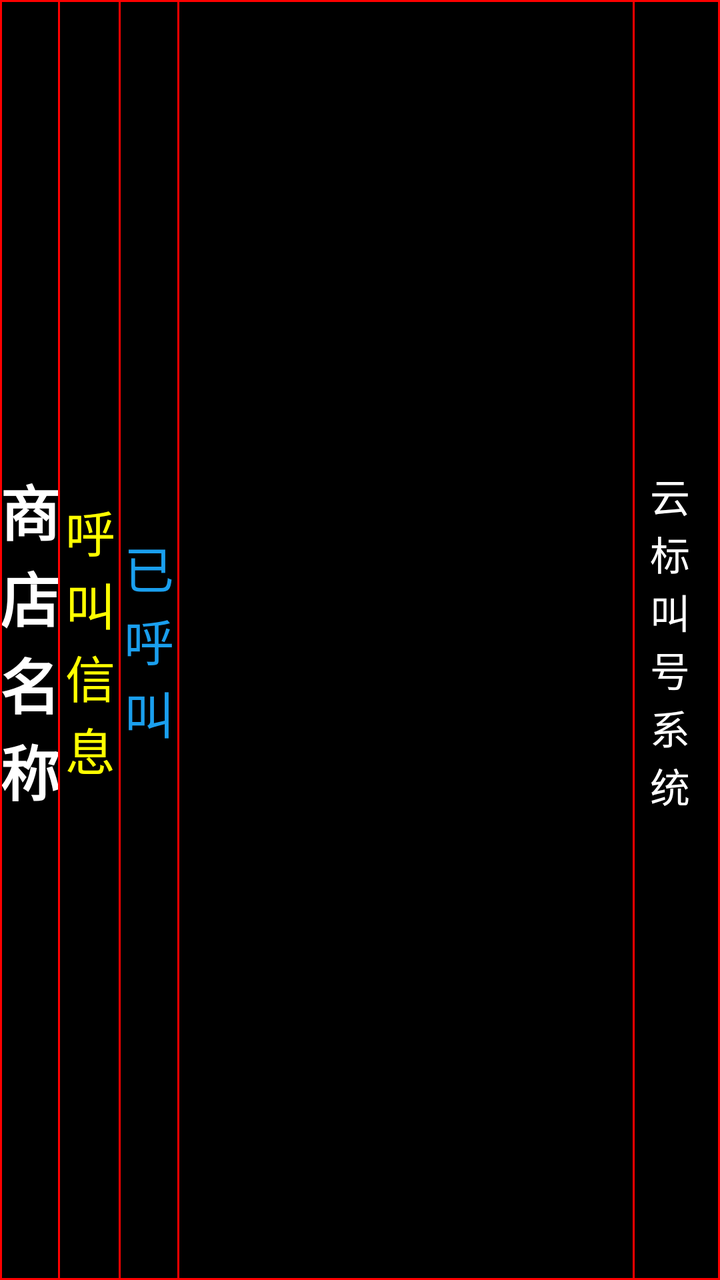
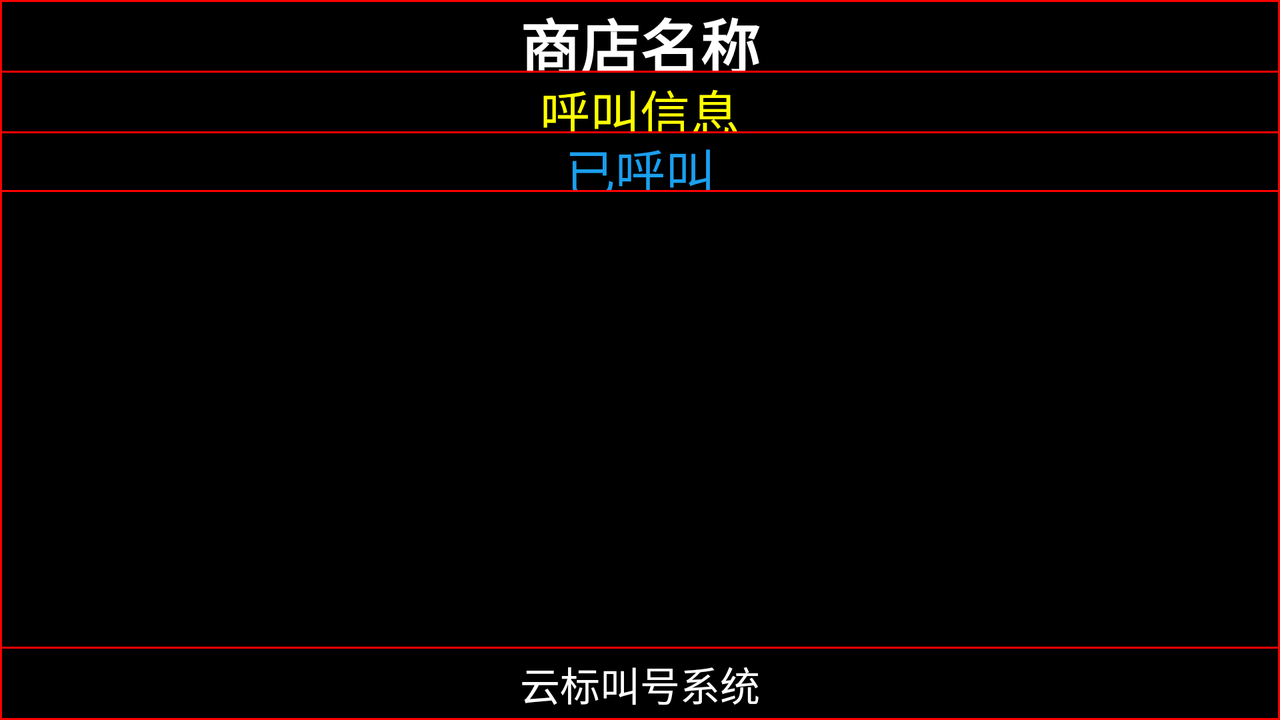

Compare how this app lays out the same screen by default and in its alternative resource folder. The renders come first, then the two layout files and the values they reference.
<!-- AndroidManifest.xml: application theme AppTheme -->
<!-- res/layout/call_queue_layout.xml -->
<?xml version="1.0" encoding="utf-8"?>
<LinearLayout xmlns:android="http://schemas.android.com/apk/res/android"
    android:layout_width="match_parent"
    android:layout_height="match_parent"
    android:background="@drawable/call_queue_style"
    android:orientation="horizontal"
    android:weightSum="10">

    <RelativeLayout
        android:layout_width="0dp"
        android:layout_height="match_parent"
        android:layout_gravity="center"
        android:layout_marginLeft="@dimen/call_queue_layout_margin_view"
        android:layout_weight="0.8">

        <TextView
            android:id="@+id/tv_call_queue_top"
            android:layout_width="wrap_content"
            android:layout_height="match_parent"
            android:layout_centerHorizontal="true"
            android:ems="1"
            android:gravity="center"
            android:text="商店名称"
            android:textColor="@color/white"
            android:textSize="30sp"
            android:textStyle="bold" />
    </RelativeLayout>

    <View
        android:layout_width="1dp"
        android:layout_height="match_parent"
        android:layout_marginBottom="@dimen/call_queue_layout_margin_view"
        android:layout_marginTop="@dimen/call_queue_layout_margin_view"
        android:background="@color/red" />

    <RelativeLayout
        android:layout_width="0dp"
        android:layout_height="match_parent"
        android:layout_marginLeft="@dimen/call_queue_layout_margin_view"
        android:layout_weight="0.8">

        <TextView
            android:id="@+id/tv_call_queue_current"
            android:layout_width="wrap_content"
            android:layout_height="match_parent"
            android:layout_centerHorizontal="true"
            android:ems="1"
            android:gravity="center"
            android:text="@string/call_queue_message"
            android:textColor="@color/yellow"
            android:textSize="25sp" />
    </RelativeLayout>

    <View
        android:layout_width="1dp"
        android:layout_height="match_parent"
        android:layout_marginBottom="@dimen/call_queue_layout_margin_view"
        android:layout_marginTop="@dimen/call_queue_layout_margin_view"
        android:background="@color/red" />

    <RelativeLayout
        android:layout_width="0dp"
        android:layout_height="match_parent"
        android:layout_weight="0.8">

        <TextView
            android:layout_width="wrap_content"
            android:layout_height="match_parent"
            android:layout_centerHorizontal="true"
            android:gravity="center"
            android:maxEms="1"
            android:text="@string/call_queue_status"
            android:textColor="@color/blue_btn"
            android:textSize="25sp" />
    </RelativeLayout>

    <View
        android:layout_width="1dp"
        android:layout_height="match_parent"
        android:layout_marginBottom="@dimen/call_queue_layout_margin_view"
        android:layout_marginTop="@dimen/call_queue_layout_margin_view"
        android:background="@color/red" />

    <android.support.v7.widget.RecyclerView
        android:id="@+id/call_queue_recycle"
        android:layout_width="0dp"
        android:layout_height="match_parent"
        android:layout_gravity="center"
        android:layout_marginBottom="10dp"
        android:layout_marginTop="10dp"
        android:layout_weight="6.4" />

    <View
        android:layout_width="1dp"
        android:layout_height="match_parent"
        android:layout_marginBottom="@dimen/call_queue_layout_margin_view"
        android:layout_marginTop="@dimen/call_queue_layout_margin_view"
        android:background="@color/red" />

    <TextView
        android:id="@+id/call_queue_tv_adver"
        android:layout_width="0dp"
        android:layout_height="match_parent"
        android:layout_weight="1"
        android:gravity="center"
        android:text="云标叫号系统"
        android:textColor="@color/white"
        android:textSize="20sp" />

</LinearLayout>
<!-- resources referenced by this layout -->
<resources>
  <color name="blue_btn">#1a9fee</color>
  <color name="red">#ff0000</color>
  <color name="white">#FFFFFF</color>
  <color name="yellow">#ffff00</color>
  <dimen name="call_queue_layout_margin_view">1dp</dimen>
  <!-- drawable call_queue_style (drawable) -->
  <?xml version="1.0" encoding="utf-8"?>
  <shape xmlns:android="http://schemas.android.com/apk/res/android"
      android:shape="rectangle"
      >
      <stroke
          android:width="@dimen/call_queue_layout_margin_view"
          android:color="@color/red"/>
      <solid android:color="@color/black" />
  </shape>
  <string name="call_queue_message">呼叫信息</string>
  <string name="call_queue_status">已呼叫</string>
  <style name="AppTheme" parent="android:Theme.Light.NoTitleBar.Fullscreen">
          <item name="android:windowIsTranslucent">true</item>
      </style>
  <color name="black">#000000</color>
</resources>
<!-- res/layout-land/call_queue_layout.xml (the repository's variant of the layout above) -->
<!-- drawn on the phone turned sideways -->
<?xml version="1.0" encoding="utf-8"?>
<LinearLayout xmlns:android="http://schemas.android.com/apk/res/android"
    android:layout_width="match_parent"
    android:layout_height="match_parent"
    android:background="@drawable/call_queue_style"
    android:weightSum="10"
    android:orientation="vertical">

    <TextView
        android:id="@+id/tv_call_queue_top"
        android:text="商店名称"
        android:textSize="30sp"
        android:gravity="center"
        android:layout_width="match_parent"
        android:layout_height="0dp"
        android:layout_weight="1"
        android:textColor="@color/white"
        android:textStyle="bold"
        />

    <View
        android:layout_width="match_parent"
        android:layout_height="1dp"
        android:background="@color/red"
        android:layout_marginLeft="@dimen/call_queue_layout_margin_view"
        android:layout_marginRight="@dimen/call_queue_layout_margin_view"
        />

    <TextView
        android:id="@+id/tv_call_queue_current"
        android:text="@string/call_queue_message"
        android:textSize="25sp"
        android:layout_marginTop="@dimen/call_queue_layout_margin_view"
        android:gravity="center"
        android:layout_width="match_parent"
        android:layout_height="0dp"
        android:layout_weight="0.8"
        android:textColor="@color/yellow"
        />

    <View
        android:layout_width="match_parent"
        android:layout_height="1dp"
        android:background="@color/red"
        android:layout_marginLeft="@dimen/call_queue_layout_margin_view"
        android:layout_marginRight="@dimen/call_queue_layout_margin_view"
        />

    <TextView
        android:layout_width="match_parent"
        android:layout_height="0dp"
        android:layout_weight="0.8"
        android:textSize="25sp"
        android:gravity="center"
        android:textColor="@color/blue_btn"
        android:text="@string/call_queue_status"/>

    <View
        android:layout_width="match_parent"
        android:layout_height="1dp"
        android:background="@color/red"
        android:layout_marginLeft="@dimen/call_queue_layout_margin_view"
        android:layout_marginRight="@dimen/call_queue_layout_margin_view"
        />

    <android.support.v7.widget.RecyclerView
        android:id="@+id/call_queue_recycle"
        android:layout_width="match_parent"
        android:layout_height="0dp"
        android:layout_weight="6.4"
        android:gravity="center"
        android:layout_marginLeft="10dp"
        android:layout_marginRight="10dp">
    </android.support.v7.widget.RecyclerView>


    <View
        android:layout_width="match_parent"
        android:layout_height="1dp"
        android:background="@color/red"
        android:layout_marginLeft="@dimen/call_queue_layout_margin_view"
        android:layout_marginRight="@dimen/call_queue_layout_margin_view"
        />
    <TextView
        android:id="@+id/call_queue_tv_adver"
        android:layout_width="match_parent"
        android:layout_height="0dp"
        android:layout_weight="1"
        android:textSize="20sp"
        android:gravity="center"
        android:textColor="@color/white"
        android:layout_gravity="center_horizontal"
        android:text="云标叫号系统"/>

</LinearLayout>
